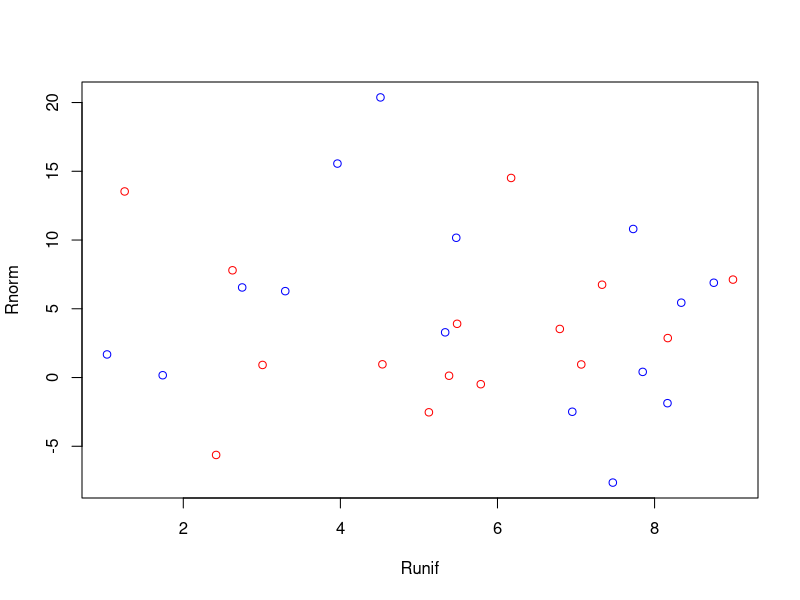

Reproduce this figure in R.
# Day  1 Coding
x <-'r'
class(x) # returns the class of an r object
x=c('r','t') # create a character vector
x1=c(3.5,45) # create a numeric vector
c(TRUE,FALSE)->X2  # create a logical vector

# Create a vector with temperature 
temps=c(34,54,23,76,78,89,3)    
temps
# Print the length of temps  vector.
length(temps)
# There is one messing name , so it will print it NA
names(temps)=c('Sun','Mo','Tu','We','TH','Fr')
temps

# Give all the temps names
names(temps)=c('Sun','Mo','Tu','We','TH','Fr','Sa')
temps

# Print the temps and their name of index 1
temps[1]

# Print the temps and their name of index 3 to 6
temps[3:6]

# Another way to print the temps and their name of index 3 to 6
temps[c(3:6)]

# Square temp
Square_temp=sqrt(temps)
Square_temp

# Print the minimum temp
min_temp=min(temps)
min_temp

# Print the maximum temp
max_temp=max(temps)
max_temp

#Multiply each temperature by 4 
mul_temp=temps*4
mul_temp

#Add 10 to each temperature
add_temp=temps+10
add_temp

# Print the temperature that are grater then 50
temps[temps>50]

# Print the temperature that are grater then 70 or less than 40
temps[(temps<40) | (temps>70) ]

# Print the temperature that are grater then 69 and less than 80
temps70=temps[temps>69 & temps<80]
temps70

# Print the temperature that are grater then 70 or less than 40
tempsNo70=temps[temps<70 | temps>79]
temps70

#Print the temperature of Monday
temps['Mo']

#Print the temperature of Wednesday and Thursday
temps[c('We','TH')]

# The avergae of temps in weekend
temps_weekend=mean(temps[c(6:7)])
temps_weekend

# The avergae of temps in weekend
temps_week=mean(temps[c(1:5)])
temps_week


# Delete the second number in the vector
var1=c(34,35,9)
var1[-2]

#Print the max temperature
temps[temps==max(temps)]

#Print the temperature of  Monday and Tuesday
temps01=temps[names(temps)%in% c('Mo','Tu')]
temps01

#Print the temperature of all days without Monday and Tuesday
temps01=temps[!names(temps)%in% c('Mo','Tu')]
temps01

# What is two to the power five
a=2**5
print(a)

# Create a vector called stock.prices with the following data point:23,27,23,21,34
stock.prices=c(23,27,23,21,34)
stock.prices

# Assign names to the price data points relating to the day of the week,starting with Mon,Tue,Wed,etc..
names(stock.prices)=c('Mo','Tu','We','TH','Fr')
stock.prices

# What was the average (mean) stock price for the week?
av=mean(stock.prices)
av

# Create a vector called over.23 consisting of logical that correspond to the days where the stock price  was more than $23
stock.prices>23

# Use over.23 vector to filter stock.prices and only return the day and prices where the price was over $23 
over.23=stock.prices[stock.prices>23]
over.23

# Use a built in function to find the day and the price was the highest
names(stock.prices[stock.prices==max(stock.prices)])

# Matrices
# Create a matrix with numbers from 1 to 20 with 5 rows and 4 columns
y=matrix(1:20,nrow=5,ncol=4)
y

?matrix
# Create a matrix with numbers (1,26,24,68)  with 2 rows and their names are ("R1","R2") and 2 columns and their names are("C1","C2")
cells=c(1,26,24,68)
rnames=c("R1","R2")
cnames=c("C1","C2")
mymatrix=matrix(cells,nrow = 2,ncol = 2,byrow=FALSE, dimnames = list(rnames,cnames))
mymatrix

# Print the names of the columns in mymatrix
colnames(mymatrix)=cnames
colnames(mymatrix)

# Multiply the mymatrix with it self
mymatrix*mymatrix

# Create matrix  3*2 
m=matrix(1:6,nrow=2,ncol=3)
m

# Create matrix  2*3 
g=matrix(1:6,nrow=3,ncol=2)
g

# Multiply the 2 Matrices with different shape 3*2 * 2*3, the output will be  2*2
m_matrix=m%*%g
m_matrix

# Multiply the 2 Matrices with different shape 2*3 * 3*2, the output will be  3*3
m_matrix=g%*%m
m_matrix

#Print the value in the row 1 and column 2
n=g[1,2]
n

#Print all value in the row 2 
n=g[2,]
n

#Print all value in the column 2
n=g[,2]
n

# Home Work
# Create a list of 30 random numbers from a uniform distribution
runif_list = runif(30,1,9)
runif_list
#runif()	Generates random numbers from a uniform distribution,n (number of random numbers), min (minimum value), max (maximum value)

# Create a list of 30 random numbers from a normal distribution
rnorm_list = rnorm(30,5,6)
rnorm_list
#rnorm()	Generates random numbers from a normal distribution	n (number of random numbers), mean (mean of the normal distribution), sd (standard deviation of the normal distribution)

# Plot the two lists of random numbers
plot(runif_list, rnorm_list,col=c("red", "blue"), xlab="Runif", ylab="Rnorm")

#generate 30 random integer numbers from a normal distribution with mean 5 and standard deviation 6.
rnorm_list = rnorm(30,5,6)
integer_list = as.integer(rnorm_list)
print(integer_list)

#generate 30 random integer numbers from a uniform distribution between 1 and 9
runif_list = runif(30,1,9)
integer_list = as.integer(runif_list)
print(integer_list)




